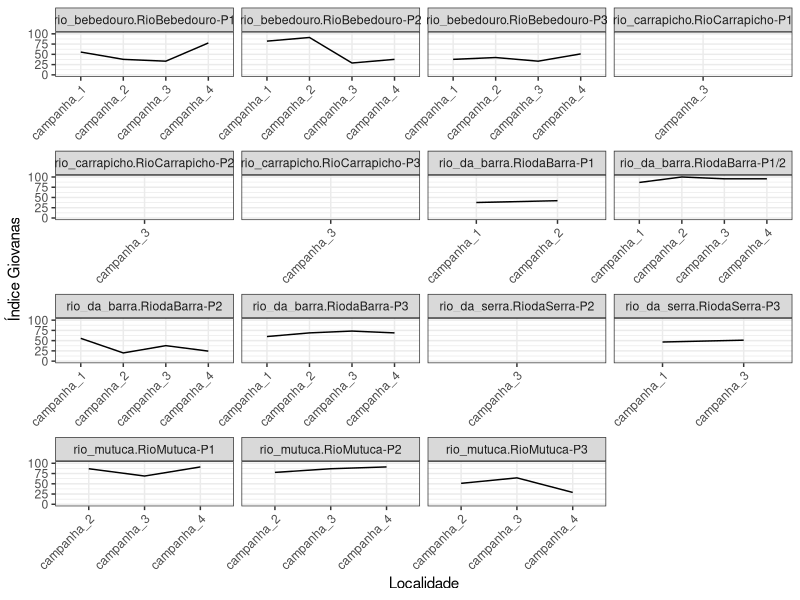

Generate this figure with R:
library(tidyverse)



################################## Configurações ###############################
set.seed(1994)
pontos_referencia <- c("RiodaBarra-P1/2", "RioMutuca-P1")
pontos_impactado <- c("RiodaBarra-P2", "RioMutuca-P3")

metodos_de_amostragem <- c("D Net")
vetor_respostas <- c(
  "aspt", "bmwp", "ept_riqueza", "relativo_odonata", 
  "relativo_trichoptera", "riqueza_familias", 
  "riqueza_familias_ephemeroptera", 
  "riqueza_familias_trichoptera", "shannon_familias")

nota_maxima <- 45

# Pastas de figuras
pasta_figuras <- "figuras/indice_multimetrico"
if (!dir.exists(pasta_figuras)) {
  dir.create(pasta_figuras, recursive = TRUE)
}

# Pasta de tabelas
pasta_tabelas <- "tabelas/indice_multimetrico"
if (!dir.exists(pasta_tabelas)) {
  dir.create(pasta_tabelas, recursive = TRUE)
}

################################## Carregar dados ##############################
indices_df <- read_csv("dados/processado/matriz_indices_imaturos_piata.csv")


############################## Pre-processamento ###############################
# Adicionar coluna de impacto
indices_df <- indices_df %>%
  mutate(
    impacto = case_when(
      locality_name %in% pontos_referencia ~ "referencia",
      locality_name %in% pontos_impactado ~ "impactado",
      TRUE ~ "desconsiderado"
    )
  ) 

dados_filtrados <- indices_df %>%
  filter(impacto != "desconsiderado") %>%
  filter(method %in% metodos_de_amostragem) %>%
  mutate(
    impacto = as.factor(impacto),
    method = as.factor(method)
  )



############################### Detectando limiares ############################
estatisticas_df <- data.frame()

for (i in vetor_respostas) {
  print(paste("Analisando índice:", i))
  
  estatisticas <- dados_filtrados %>%
    filter(impacto == "referencia") %>%
    mutate(
      minimo = min(.data[[i]]),
      quartil_25 = quantile(.data[[i]], 0.25, na.rm = TRUE),
      quartil_50 = quantile(.data[[i]], 0.50, na.rm = TRUE),
      quartil_75 = quantile(.data[[i]], 0.75, na.rm = TRUE),
      maximo = max(.data[[i]]),
      metade = quartil_25 / 2
      ) %>%
    mutate(metrica = i) %>%
    select(metrica, quartil_25, quartil_50, quartil_75, maximo, metade) %>%
    group_by(metrica) %>%
    summarise_if(is.numeric, mean, na.rm = TRUE)

  estatisticas_df <- rbind(estatisticas_df, estatisticas)
}

############################### Aplicando a taela completa #####################
statisticas_df_limpa <- estatisticas_df %>%
  select(metrica, quartil_25, metade)

indices_rebalanceados_df <- indices_df %>%
  filter(method %in% metodos_de_amostragem) %>%
  select(campanha, rio, locality_name, vetor_respostas) %>%
  pivot_longer(
    cols = all_of(vetor_respostas),
    names_to = "metrica",
    values_to = "valor"
  ) %>%
  left_join(statisticas_df_limpa, by = "metrica") %>%
  mutate(
    nota = case_when(
      valor >= quartil_25 ~ 5,
      valor >= metade & valor < quartil_25 ~ 3,
      valor < metade ~ 1,
      TRUE ~ NA_real_
    )
  ) 



giovanas_index <- indices_rebalanceados_df %>%
  group_by (campanha, rio, locality_name) %>%
  summarise(giovanas_index = sum(nota)) %>%
  ungroup() %>%
  mutate(giovanas_index_relative = giovanas_index / nota_maxima * 100)



str(giovanas_index)

# Atribuir notas


giovanas_index %>% 
  ggplot(aes(x = campanha, y = giovanas_index_relative, fill = campanha)) +
  geom_line(aes(group = 1)) +
  facet_wrap(~ interaction(rio, locality_name), scales = "free_x") +
  labs(
    x = "Localidade",
    y = "Índice Giovanas",
    fill = "Rio"
  ) +
  theme_bw() +
  theme(
    axis.text.x = element_text(angle = 45, hjust = 1)
  ) +
  ylim(0, NA)



write_csv(estatisticas_df, "dados/processado/multimetrico_bocaina_limiares.csv")
